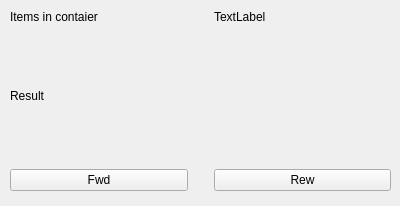
<?xml version="1.0" encoding="UTF-8"?>
<ui version="4.0">
 <class>FourthTask</class>
 <widget class="QDialog" name="FourthTask">
  <property name="geometry">
   <rect>
    <x>0</x>
    <y>0</y>
    <width>400</width>
    <height>206</height>
   </rect>
  </property>
  <property name="minimumSize">
   <size>
    <width>400</width>
    <height>206</height>
   </size>
  </property>
  <property name="maximumSize">
   <size>
    <width>400</width>
    <height>206</height>
   </size>
  </property>
  <property name="windowTitle">
   <string>Dialog</string>
  </property>
  <widget class="QWidget" name="gridLayoutWidget">
   <property name="geometry">
    <rect>
     <x>10</x>
     <y>10</y>
     <width>381</width>
     <height>181</height>
    </rect>
   </property>
   <layout class="QGridLayout" name="gridLayout">
    <item row="3" column="2">
     <widget class="QLabel" name="result_text">
      <property name="text">
       <string/>
      </property>
     </widget>
    </item>
    <item row="3" column="0">
     <widget class="QLabel" name="label_2">
      <property name="text">
       <string>Result</string>
      </property>
     </widget>
    </item>
    <item row="1" column="2">
     <widget class="QLabel" name="containerItems">
      <property name="text">
       <string>TextLabel</string>
      </property>
     </widget>
    </item>
    <item row="5" column="2">
     <widget class="QPushButton" name="rewButton">
      <property name="focusPolicy">
       <enum>Qt::NoFocus</enum>
      </property>
      <property name="text">
       <string>Rew</string>
      </property>
     </widget>
    </item>
    <item row="5" column="0">
     <widget class="QPushButton" name="fwdButton">
      <property name="focusPolicy">
       <enum>Qt::NoFocus</enum>
      </property>
      <property name="text">
       <string>Fwd</string>
      </property>
      <property name="autoDefault">
       <bool>true</bool>
      </property>
     </widget>
    </item>
    <item row="2" column="0">
     <spacer name="verticalSpacer">
      <property name="orientation">
       <enum>Qt::Vertical</enum>
      </property>
      <property name="sizeHint" stdset="0">
       <size>
        <width>20</width>
        <height>20</height>
       </size>
      </property>
     </spacer>
    </item>
    <item row="1" column="0">
     <widget class="QLabel" name="label">
      <property name="text">
       <string>Items in contaier</string>
      </property>
     </widget>
    </item>
    <item row="2" column="1">
     <spacer name="horizontalSpacer">
      <property name="orientation">
       <enum>Qt::Horizontal</enum>
      </property>
      <property name="sizeType">
       <enum>QSizePolicy::Fixed</enum>
      </property>
      <property name="sizeHint" stdset="0">
       <size>
        <width>20</width>
        <height>20</height>
       </size>
      </property>
     </spacer>
    </item>
    <item row="4" column="0">
     <spacer name="verticalSpacer_2">
      <property name="orientation">
       <enum>Qt::Vertical</enum>
      </property>
      <property name="sizeHint" stdset="0">
       <size>
        <width>20</width>
        <height>60</height>
       </size>
      </property>
     </spacer>
    </item>
   </layout>
  </widget>
 </widget>
 <resources/>
 <connections/>
</ui>
